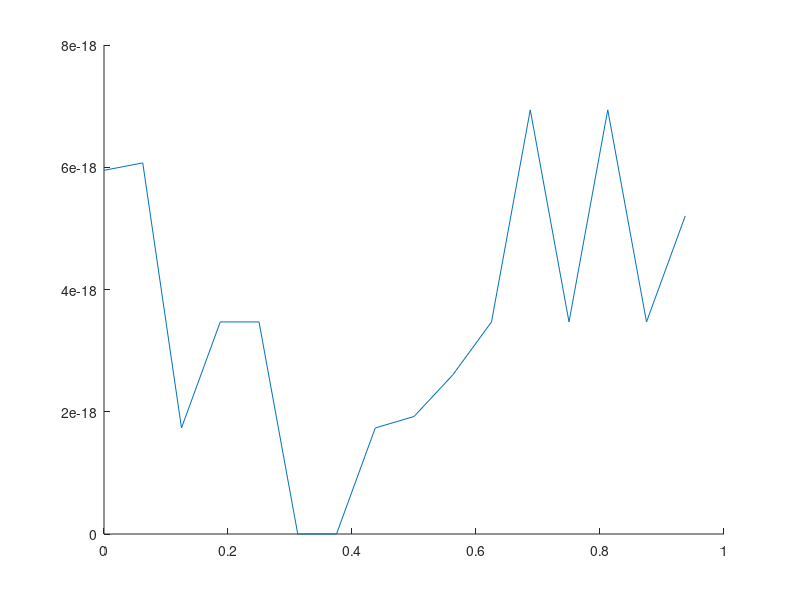

MATLAB code for this plot:
clc, clear

N = 16;
t = 0.1;

xv = (0:N-1) * 1/N;
fv = sin(2*pi*xv);
uanav = sin(2*pi*xv) * exp(-(2*pi).^2 * t);
kv = -N/2:N/2-1;

fkv = 1/N*fftshift(fft(fv)); 
uk = exp(-(2*pi*kv).^2 * t).*fkv;
uv = real(N*ifft(ifftshift(uk)));

err = abs(uv-uanav);

hold on;
% plot(xv, uv);
% plot(xv, uanav);
plot(xv, err);
hold off;

